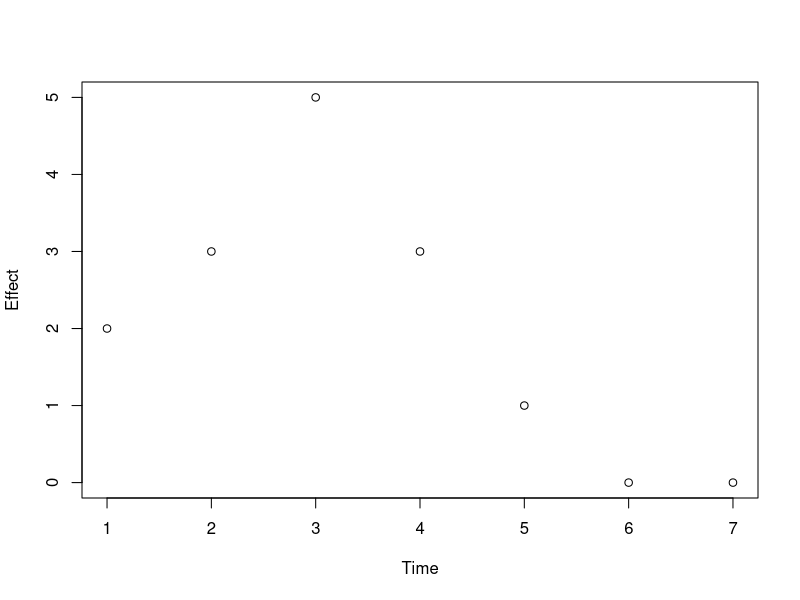
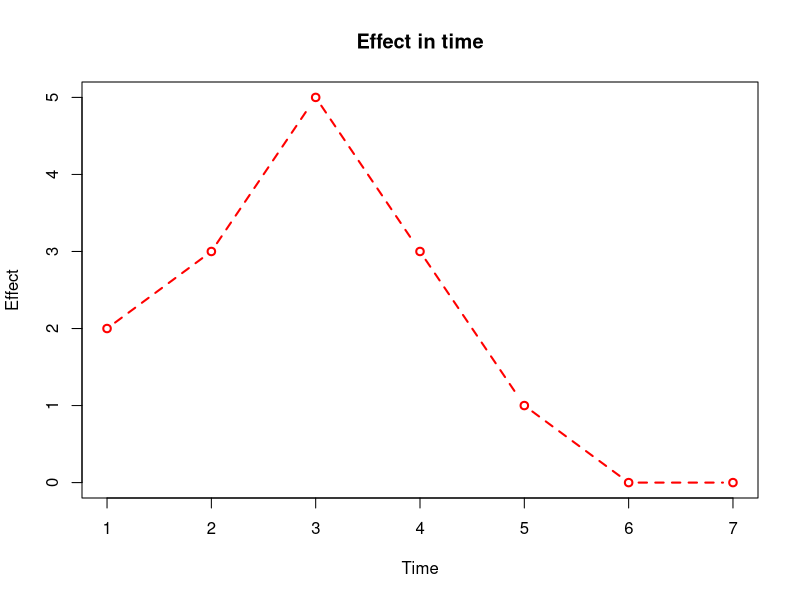
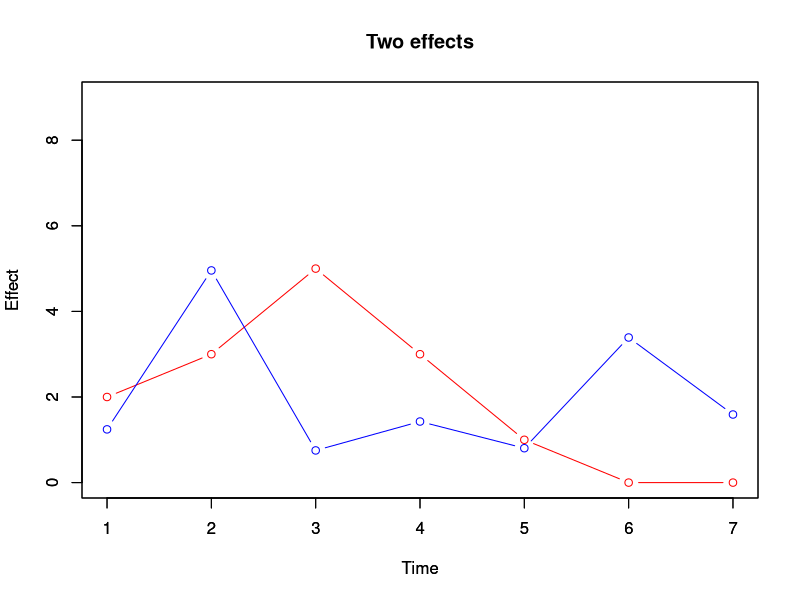
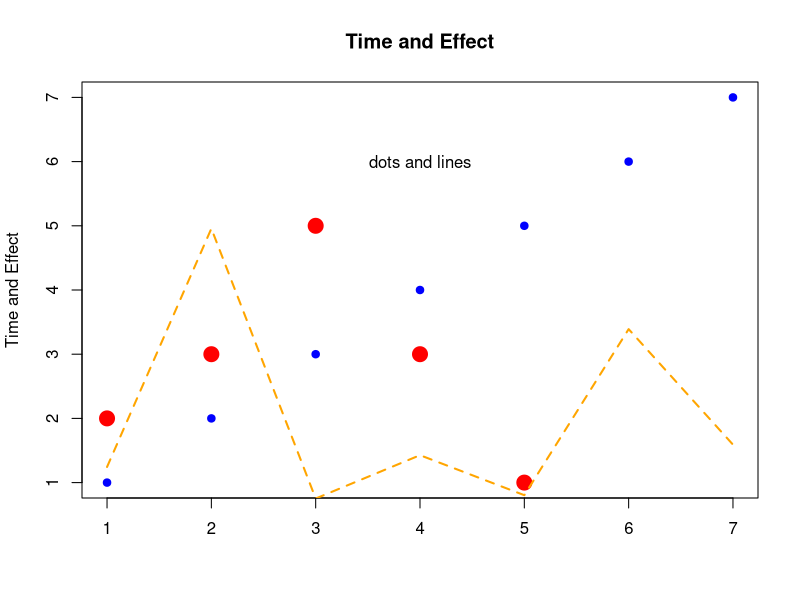
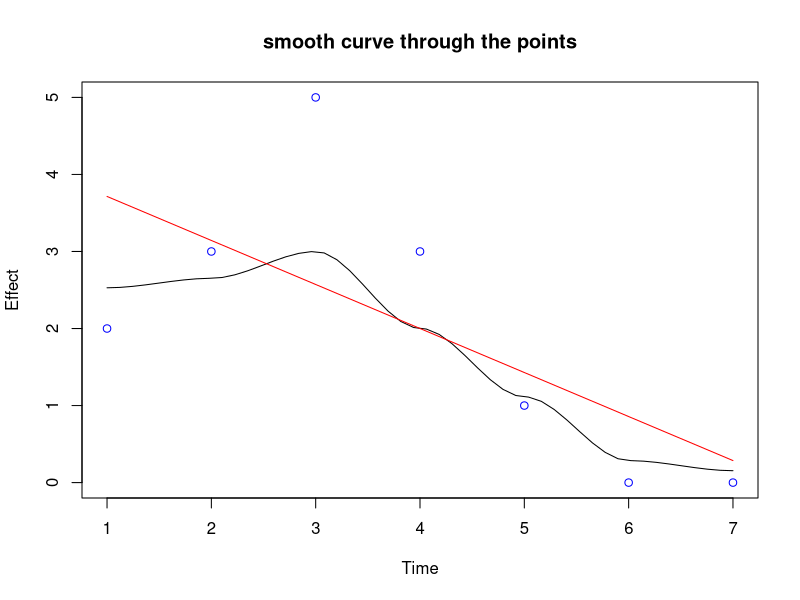
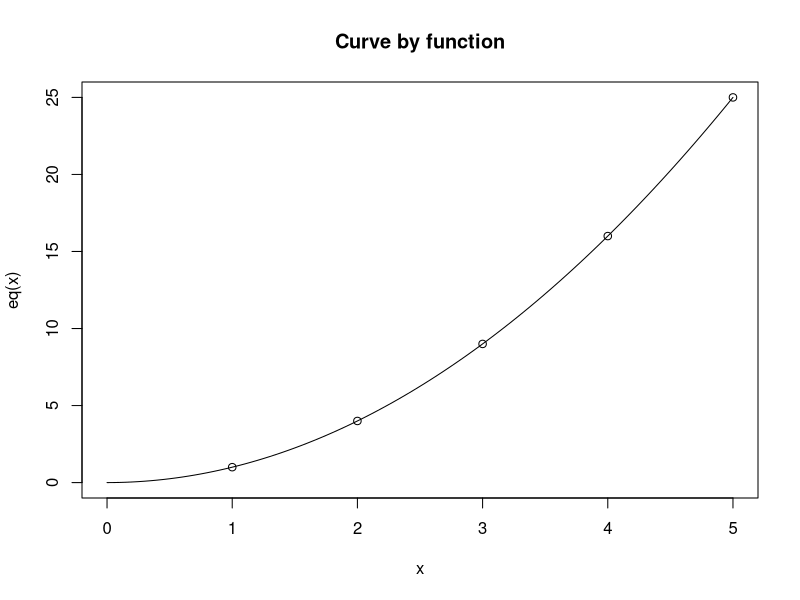
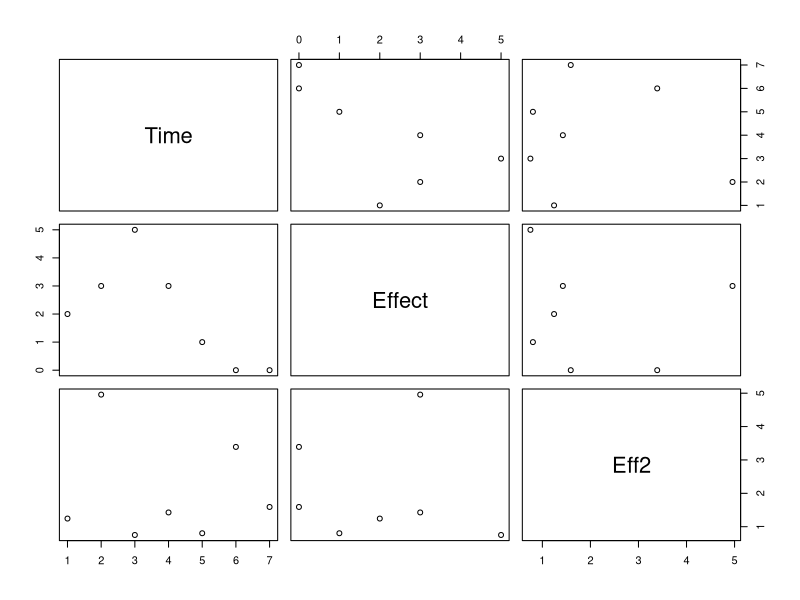
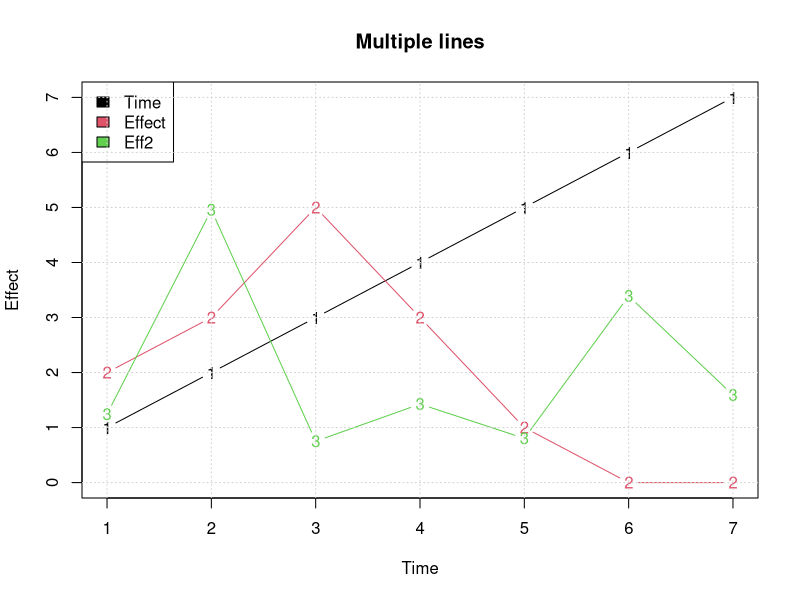

Recreate these plots in R, in order.
#try line and scatter

###one line, one plot with plot()
Time<-c(1,2,3,4,5,6,7)
Effect<-c(2,3,5,3,1,0,0)
plot(Time, Effect)#, main="Effect in time", type="b")
plot(Time, Effect, main="Effect in time", type="b", 
     col="red", lwd=2, lty=2)

#Note the next plot overrides the previous one

#One plot, two lines
Eff2<-runif(length(Effect),min(Effect),max(Effect))
plot(Time,Effect, col="red", "b", ylim=c(0,9), ylab="Effect")
#but you can use option
par(new=T)
plot(Time,Eff2, col="blue", "b", main="Two effects",
     ylim=c(0,9), ylab="Effect")
#note: y scale is ruined, use ylim or below

#Better solution:
plot(Time, Time, main="Time and Effect",pch=19, 
     col=rgb(0,0,1), xlab="", ylab="Time and Effect")
points(Time, Effect, col="red", pch=19, cex=2)
lines(Time, Eff2, col="orange", lwd="2", lty=2)
text(4,6, "dots and lines")

#line or curve through
scatter.smooth(Time, Effect, degree=0, col="blue",
               main="smooth curve through the points")


#can I draw a line through?
fit<-lm(Effect~Time)
fit
predicted<-predict.lm(fit)
lines(Time, predicted, col="red")


#draw curve by function
x<-1:5
eq<-function(x){x^2}
curve(eq(x), to=5, main="Curve by function")
points(x, x^2)


#what if i want multiple lines from data frame?
df<-data.frame(Time, Effect, Eff2)
plot(df) #it is completely different

#this will work
matplot(1:7, df, "b", lty=1, xlab="Time", ylab="Effect")
title(main="Multiple lines" )
legend("topleft", legend=colnames(df), col=1:3, fill=1:3)



#Appendix
grid(col="lightgray")
par(bg="#FFFFDD")
#draw step line through data (this is cumulative)
plot.stepfun(Time,Effect)
